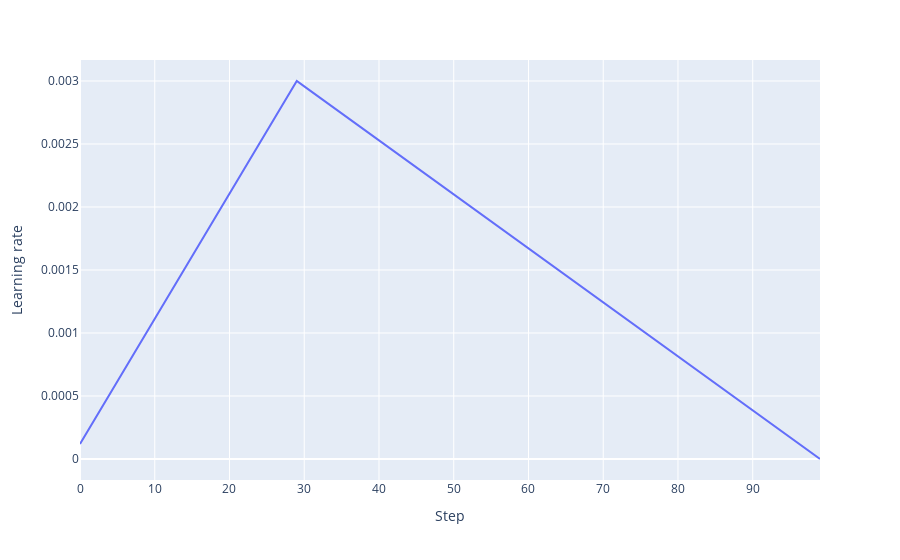

Write notebook code for a chart like this one.
### Code cell
plot_lr(lr_scheduler.OneCycleLR(optimizer, max_lr=0.003,
                                     total_steps=100,
                                     pct_start=0.3,
                                     anneal_strategy="linear"), 100)
